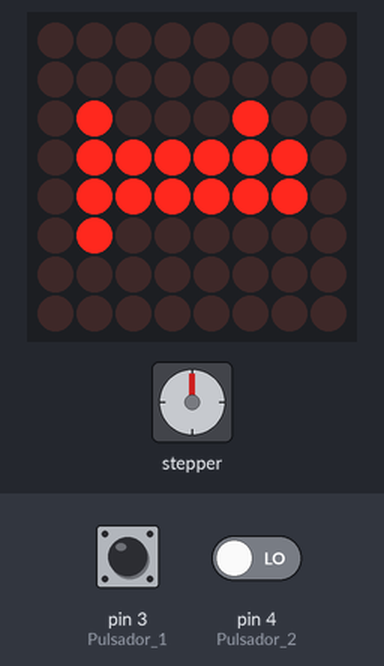
Recording of a sketch running on a simulated Arduino Uno, built with avr-gcc and run on an emulated ATmega328P. Parts: 8×8 LED matrix, stepper motor. The test bench sets the inputs (shaded band); at power-on: pin 3 (Pulsador_1) LOW, pin 4 (Pulsador_2) LOW. Stepper angles assume 2048 steps per turn.

Above: at 3.2 s.
3.3 s: pin 3 (Pulsador_1) pulled HIGH for 0.15 s
At 3.45 s:
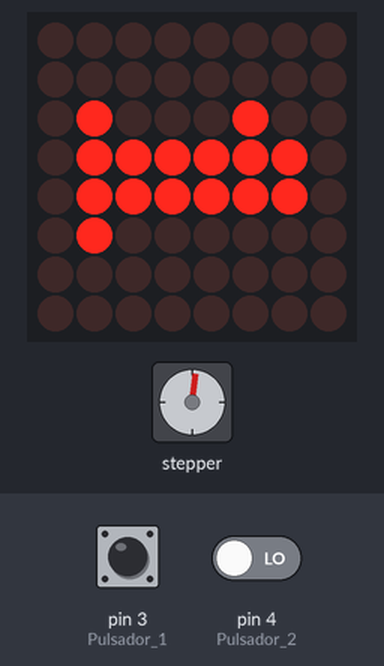
At 4.09 s:
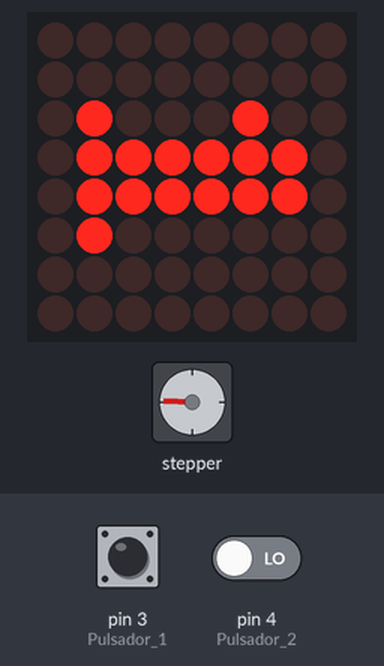
5.7 s: pin 3 (Pulsador_1) driven HIGH and pin 4 (Pulsador_2) driven HIGH
At 8.9 s:
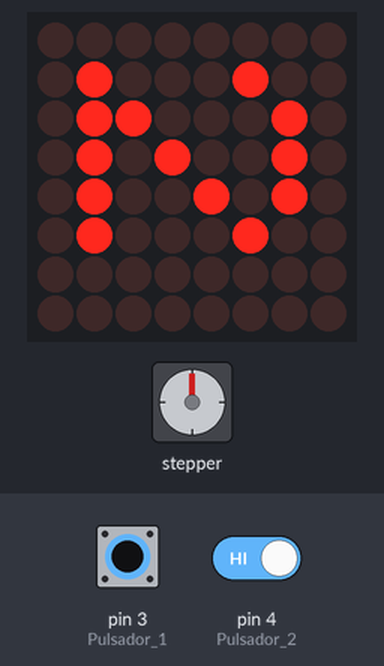
13.7 s: pin 3 (Pulsador_1) driven LOW
Timing chart, 0 to 25.3 s (numbered marks = the images above; inputs shaded):
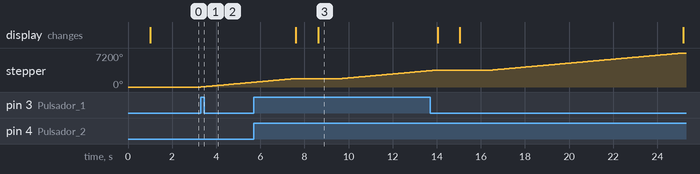

The sketch:

Practica_3B3.ino
```cpp
#include <LedControl.h>  //Libreria para controlar la matriz led
#include <Stepper.h> //Libreria para controlar el motor paso a paso

byte Nivel1_1[] = {
  B00000000,
  B00000000,
  B01000100,
  B01111110,
  B01111110,
  B01000000,
  B00000000,
  B00000000
};

byte Nivel1_0[] = {
  B11111111,
  B11111111,
  B10111011,
  B10000001,
  B10000001,
  B10111111,
  B11111111,
  B11111111
};

byte Nivel2_1[] = {
  B00000000,
  B01000100,
  B01100010,
  B01010010,
  B01001010,
  B01000100,
  B00000000,
  B00000000
};

byte Nivel2_0[] = {
  B11111111,
  B10111011,
  B10011101,
  B10101101,
  B10110101,
  B10111011,
  B11111111,
  B11111111
};

byte Nivel3_1[] = {
  B00000000,
  B01000100,
  B10010010,
  B10010010,
  B10010010,
  B10010010,
  B01111100,
  B00000000
};

byte Nivel3_0[] = {
  B11111111,
  B10111011,
  B01101101,
  B01101101,
  B01101101,
  B01101101,
  B10000011,
  B11111111
};

const int PasosT = 2048; //Se agrega la constante "PasosT" para crear una variable que sea igual a la cantidad de pasos de una vuelta del motor paso a paso
int A; //Se crea la variable "A" la cual es igual a 0
int B; //Se crea la variable "B" la cual es igual a 0
int C; //Se crea la variable "C" la cual es igual a 0
int D; //Se crea la variable "D" la cual es igual a 0

#define Pulsador_1 3 //Se define la bariable "Pulsador_1" y se le asigna el valor 3
#define Pulsador_2 4 //Se define la bariable "Pulsador_2" y se le asigna el valor 4

LedControl Matriz(11, 13, 10, 1); //Se crea la variable para la Matriz led
Stepper Motor(PasosT, 6, 8, 7, 9); //Se crea la variable para el Motor paso a paso

void setup() {
  Motor.setSpeed(70); //Se asigna la velocidad al motor paso a paso

  Matriz.shutdown(0, false); // Enciende los chips (false = encendido, true = apagado)
  Matriz.setIntensity(0, 8); // Establece la intensidad del brillo (0-15)
  Matriz.clearDisplay(0); // Limpia la matriz de LED
  Nivel1();

  pinMode(2, INPUT); //Se establece la variable "Pulsador" como entrad
  pinMode(Pulsador_1, INPUT); //Se establece la variable "Pulsador_1" como entrad
  pinMode(Pulsador_2, INPUT); //Se establece la variable "Pulsador_2" como entrada
}

void loop() {
  if(digitalRead(Pulsador_1)==HIGH){ //Se crea una condicion
    A = 1-A; //Se Resta el valor de A
    C = 1-C; //Se Resta el valor de C
  }
  if(A==HIGH){ //Se crea una condicion
    if(D == LOW){ //Se crea una condicion
      Motor.step(10240); //El motor paso a paso rota
      Nivel2(); //Se activa la funcion "Nivel2"
    }
    if(D == HIGH){ //Se crea una condicion
      Motor.step(-10240); //El motor paso a paso rota al lado contrario
      Nivel2(); //Se activa la funcion "Nivel2"
      D = 1-D; //Se 1resta la variable "D"
    }
    delay(100); //Se realiza un retraso de 100ms
    A = 1-A; //Se resta la variable "A"
  }
  if(digitalRead(Pulsador_2)==HIGH){ //Se crea una condicion
    B = 1-B; //Se resta la variable "B"
    D = 1-D; //Se resta la variable "D"
  }
  if(B==HIGH){ //Se crea una condicion
    if(C == LOW){ //Se crea una condicion
      Motor.step(20480); //El motor paso a paso rota
      Nivel3(); //Se activa la funcion "Nivel3"
    }
    if(C == HIGH){ //Se crea una condicion
      Motor.step(10240); //El motor paso a paso rota
      Nivel3(); //Se activa la funcion "Nivel3"
      C = 1-C; //Se resta la variable "C"
    }
    delay(500); //Se realiza un retraso de 500ms
    B = 1-B; //Se resta la variable "B"
  }
}

void Interrupcion(){ //Se crea una funcion llamada "Interrupcion"
  if(D == HIGH){ //Se crea una condicion
    Motor.step(-20480); //El motor paso a paso rota en sentido contrario
    Nivel1(); //Se activa la funcion "Nivel1"
    D = 1-D; //Se resta la variable "D"
    }
  if(D == LOW){ //Se crea una condicion
    Motor.step(-10240); //El motor paso a paso rota en sentido contrario
    Nivel1(); //Se activa la funcion "Nivel1"
    C = 1-C; //Se resta la variable "C"
  }
}

void Nivel1(){ //Se crea la funcion "Nivel1"
  Matriz.setRow(0, 0, Nivel1_0[0]);
  Matriz.setRow(0, 1, Nivel1_0[1]);
  Matriz.setRow(0, 2, Nivel1_0[2]);
  Matriz.setRow(0, 3, Nivel1_0[3]);
  Matriz.setRow(0, 4, Nivel1_0[4]);
  Matriz.setRow(0, 5, Nivel1_0[5]);
  Matriz.setRow(0, 6, Nivel1_0[6]);
  Matriz.setRow(0, 7, Nivel1_0[7]);
  delay(1000);
  Matriz.setRow(0, 0, Nivel1_1[0]);
  Matriz.setRow(0, 1, Nivel1_1[1]);
  Matriz.setRow(0, 2, Nivel1_1[2]);
  Matriz.setRow(0, 3, Nivel1_1[3]);
  Matriz.setRow(0, 4, Nivel1_1[4]);
  Matriz.setRow(0, 5, Nivel1_1[5]);
  Matriz.setRow(0, 6, Nivel1_1[6]);
  Matriz.setRow(0, 7, Nivel1_1[7]);
  delay(1000);
}
//La funcion forma el numero 1 en la matriz led
void Nivel2(){ //Se crea la funcion "Nivel1"
  Matriz.setRow(0, 0, Nivel2_0[0]);
  Matriz.setRow(0, 1, Nivel2_0[1]);
  Matriz.setRow(0, 2, Nivel2_0[2]);
  Matriz.setRow(0, 3, Nivel2_0[3]);
  Matriz.setRow(0, 4, Nivel2_0[4]);
  Matriz.setRow(0, 5, Nivel2_0[5]);
  Matriz.setRow(0, 6, Nivel2_0[6]);
  Matriz.setRow(0, 7, Nivel2_0[7]);
  delay(1000);
  Matriz.setRow(0, 0, Nivel2_1[0]);
  Matriz.setRow(0, 1, Nivel2_1[1]);
  Matriz.setRow(0, 2, Nivel2_1[2]);
  Matriz.setRow(0, 3, Nivel2_1[3]);
  Matriz.setRow(0, 4, Nivel2_1[4]);
  Matriz.setRow(0, 5, Nivel2_1[5]);
  Matriz.setRow(0, 6, Nivel2_1[6]);
  Matriz.setRow(0, 7, Nivel2_1[7]);
  delay(1000);
}
//La funcion forma el numero 2 en la matriz led
void Nivel3(){ //Se crea la funcion "Nivel1"
  Matriz.setRow(0, 0, Nivel3_0[0]);
  Matriz.setRow(0, 1, Nivel3_0[1]);
  Matriz.setRow(0, 2, Nivel3_0[2]);
  Matriz.setRow(0, 3, Nivel3_0[3]);
  Matriz.setRow(0, 4, Nivel3_0[4]);
  Matriz.setRow(0, 5, Nivel3_0[5]);
  Matriz.setRow(0, 6, Nivel3_0[6]);
  Matriz.setRow(0, 7, Nivel3_0[7]);
  delay(1000);
  Matriz.setRow(0, 0, Nivel3_1[0]);
  Matriz.setRow(0, 1, Nivel3_1[1]);
  Matriz.setRow(0, 2, Nivel3_1[2]);
  Matriz.setRow(0, 3, Nivel3_1[3]);
  Matriz.setRow(0, 4, Nivel3_1[4]);
  Matriz.setRow(0, 5, Nivel3_1[5]);
  Matriz.setRow(0, 6, Nivel3_1[6]);
  Matriz.setRow(0, 7, Nivel3_1[7]);
  delay(1000);
}
//La funcion forma el numero 3 en la matriz led
```

Measured:
- after the input at 3.3 s, stepper: keeps turning clockwise at about 420°/s, starting at once
